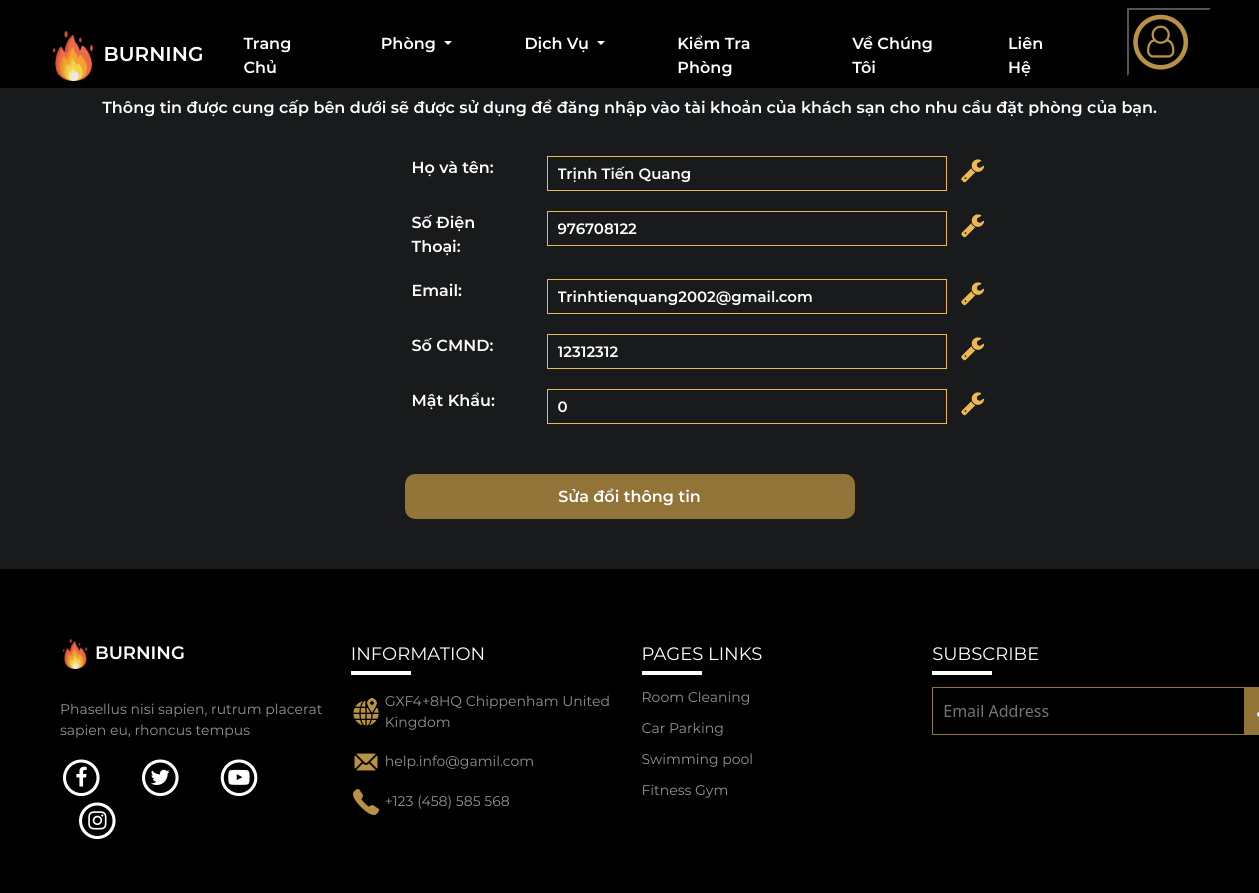
The app's page /logged/infor.php (signed in), older data.
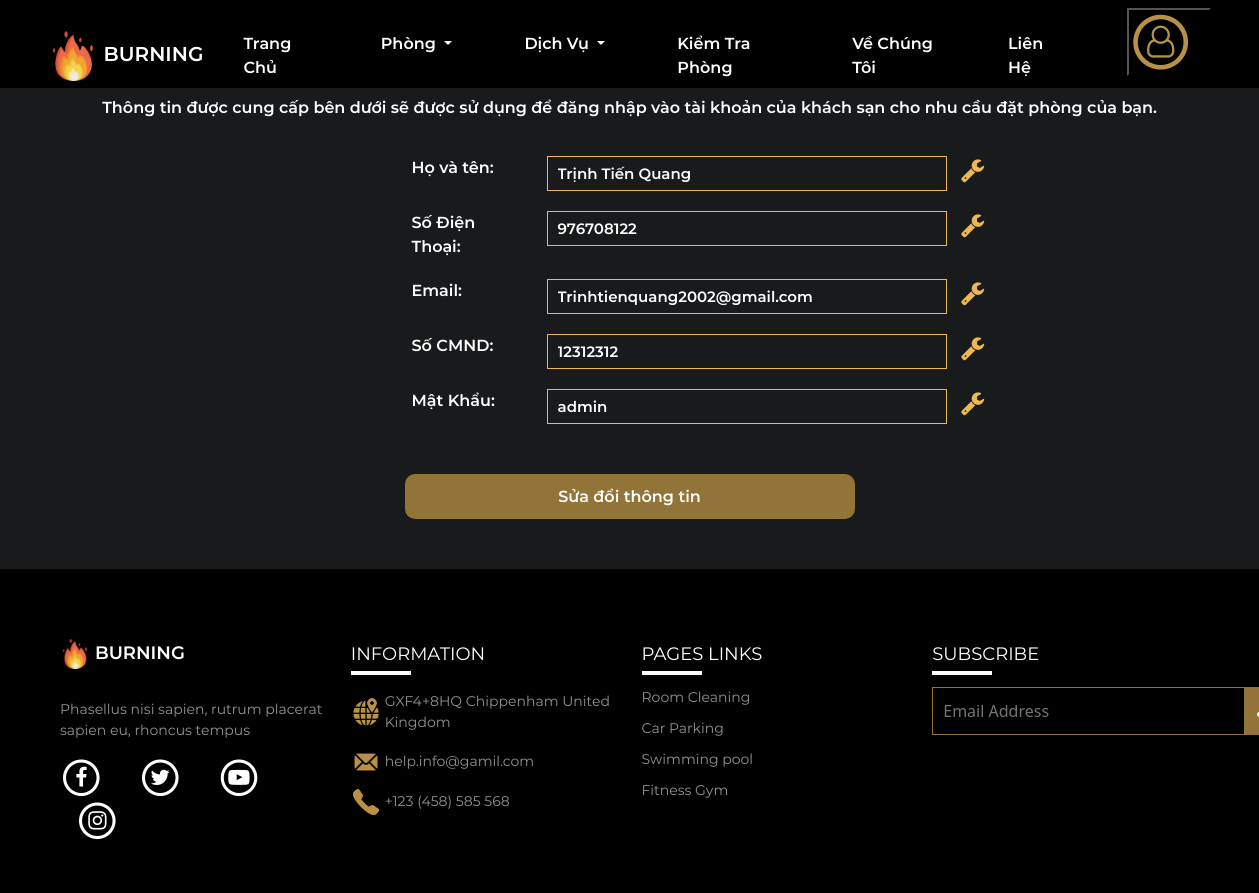
The same page, newer data.
### tables this page shows
CREATE TABLE `quanlytaikhoan` (
  `ID` int(100) NOT NULL,
  `HoTen` varchar(100) NOT NULL,
  `SDT` int(12) NOT NULL,
  `Email` varchar(50) NOT NULL,
  `CMND` int(12) NOT NULL,
  `PassWord` varchar(50) NOT NULL
);

### logged/infor.php (the view, shortened to what this page needs)
<!DOCTYPE html>
<html lang="en">
<head>
    <link rel="stylesheet" href="https://cdnjs.cloudflare.com/ajax/libs/font-awesome/4.7.0/css/font-awesome.min.css">
    <link rel="stylesheet" href="../common/bootstrap-5.2.2-dist/css/bootstrap.min.css?v=<?php echo time(); ?>">
    <link rel="stylesheet" href="../css/infor.css?v=<?php echo time(); ?>">
    <link rel="stylesheet" href="../css/style.css">
</head>
<body>
<?php
    include('header.php');
?>
<?php
    if(isset($_POST['btn'])){
        $con = mysqli_connect("localhost","root","admin","burninghotel");
               if(!$con){
                   die("Kết nối không thành công");
               }
               $sql = "SELECT * From quanlytaikhoan where SDT='".$_SESSION['sdt']."'";
               $result = mysqli_query($con, $sql);
               if(mysqli_num_rows($result) > 0){
                  while($row = mysqli_fetch_array($result)){
                      $ten=$row['HoTen'];
                      $sdt=$row['SDT'];
                      $email=$row['Email'];
                      $cmnd=$row['CMND'];
                      $pass=$row['PassWord'];
                  }
                }
        ?>
        <section id="infor">
        <div class="container">
            <h1 class="text-center">Thông Tin Cá Nhân</h1>
            <p class="text-center">Thông tin được cung cấp bên dưới sẽ được sử dụng để đăng nhập vào tài khoản của khách sạn cho nhu cầu đặt phòng của bạn.</p>
            <form action="" method="POST">
                <div class="row">
                <div class="col-5">
                    <label for="">Họ và tên: </label>
                </div>
                <div class="col-7">
                    <input type="text" name="ten" id="" value="<?php echo $ten;?>" >
                    <i class="fa fa-wrench" style="color: #EBB853; font-size: 25px; margin-left: 10px;"></i>
                </div>
                <div class="col-5">
                    <label for="">Số Điện Thoại: </label>
                </div>
                <div class="col-7">
                    <input type="text" name="sdt" id="" value="<?php echo $sdt;?>" >
                    <i class="fa fa-wrench" style="color: #EBB853; font-size: 25px; margin-left: 10px;"></i>
                </div>
                <div class="col-5">
                    <label for="">Email: </label>
                </div>
                <div class="col-7">
                    <input type="text" name="email" id="" value="<?php echo $email?>">
                    <i class="fa fa-wrench" style="color: #EBB853; font-size: 25px; margin-left: 10px;"></i>
                </div>
                <div class="col-5">
                    <label for="">Số CMND: </label>
                </div>
                <div class="col-7">
                    <input type="text" name="cmnd" id="" value="<?php echo $cmnd?>" >
                    <i class="fa fa-wrench" style="color: #EBB853; font-size: 25px; margin-left: 10px;"></i>
                </div>
                <div class="col-5">
                    <label for="">Mật Khẩu: </label>
                </div>
                <div class="col-7">
                    <input type="text" name="pass" id="" value="<?php echo $pass?>" >
                    <i class="fa fa-wrench" style="color: #EBB853; font-size: 25px; margin-left: 10px;"></i>
                </div>
            </div>
            <div class="confirm d-flex">
                <button type="submit" name="submit1"> Xác Nhận Thông Tin </button>
            </div>
            </form>
            </div>
   </section>
        <?php
        }
      else{
                $con = mysqli_connect("localhost","root","admin","burninghotel");
                $sql = "SELECT * From quanlytaikhoan where SDT='".$_SESSION['sdt']."'";
                $result = mysqli_query($con, $sql);
                if(mysqli_num_rows($result) > 0){
                    while($row = mysqli_fetch_array($result)){
                        $ten=$row['HoTen'];
                        $sdt=$row['SDT'];
                        $email=$row['Email'];
                        $cmnd=$row['CMND'];
                        $pass=$row['PassWord'];
                    }
               }
              ?>
    <section id="infor">
        <div class="container">
            <h1 class="text-center">Thông Tin Cá Nhân</h1>
            <p class="text-center">Thông tin được cung cấp bên dưới sẽ được sử dụng để đăng nhập vào tài khoản của khách sạn cho nhu cầu đặt phòng của bạn.</p>
            <form action="" method="POST">
                <div class="row">
                <div class="col-5">
                    <label for="">Họ và tên: </label>
                </div>
                <div class="col-7">
                    <input type="text" name="ten" id="" value="<?php echo $ten;?>" disabled>
                    <i class="fa fa-wrench" style="color: #EBB853; font-size: 25px; margin-left: 10px;"></i>
                </div>
                <div class="col-5">
                    <label for="">Số Điện Thoại: </label>
                </div>
                <div class="col-7">
                    <input type="text" name="sdt" id="" value="<?php echo $sdt;?>" disabled>
                    <i class="fa fa-wrench" style="color: #EBB853; font-size: 25px; margin-left: 10px;"></i>
                </div>
                <div class="col-5">
                    <label for="">Email: </label>
                </div>
                <div class="col-7">
                    <input type="text" name="email" id="" value="<?php echo $email?>" disabled>
                    <i class="fa fa-wrench" style="color: #EBB853; font-size: 25px; margin-left: 10px;"></i>
                </div>
                <div class="col-5">
                    <label for="">Số CMND: </label>
                </div>
                <div class="col-7">
                    <input type="text" name="cmnd" id="" value="<?php echo $cmnd?>" disabled>
                    <i class="fa fa-wrench" style="color: #EBB853; font-size: 25px; margin-left: 10px;"></i>
                </div>
                <div class="col-5">
                    <label for="">Mật Khẩu: </label>
                </div>
                <div class="col-7">
                    <input type="text" name="pass" id="" value="<?php echo $pass?>" disabled>
                    <i class="fa fa-wrench" style="color: #EBB853; font-size: 25px; margin-left: 10px;"></i>
                </div>
            </div>
            <div class="confirm d-flex">
                <button type="submit" name="btn"> Sửa đổi thông tin  </button>
            </div>
            </form>
        </div>
    </section>
    <?php
    }
      include('footer.php');
    ?>
</body>
</html>

### logged/header.php (shortened to what this page needs)
<!DOCTYPE html>
<html lang="en">
<head>
    <link rel="stylesheet" href="../css/style.css">
    <link rel="stylesheet" href="https://cdnjs.cloudflare.com/ajax/libs/font-awesome/4.7.0/css/font-awesome.min.css">
    <link rel="stylesheet" href="../common/bootstrap-5.2.2-dist/css/bootstrap.min.css">
</head>
<body>
    <header id="menu">
        <div class="menu-nav">
            <nav class="navbar navbar-expand-lg">
                <div class="container-fluid px-5">
                    <a class="navbar-brand" href="./index1.php"><img src="../img/logoBurning.png" alt="BurningLogo" class="logo">
                        BURNING</a>
                    <div class="sub-nav collapse navbar-collapse flex-row-reverse" id="navbarSupportedContent">
                        <ul class="navbar-nav mb-2 mb-lg-0">
                            <li class="nav-item p-3 me-4">
                                <a class="a nav-link active" aria-current="page" href="./index1.php">Trang Chủ</a>
                            </li>
                            <li class="nav-item dropdown p-3 me-4">
                              <a class="nav-link dropdown-toggle" href="./allroom.php" role="button" data-bs-toggle="dropdown" aria-expanded="false">
                                Phòng
                              </a>
                            </li>
                            <li class="nav-item dropdown p-3 me-4">
                              <a class="nav-link dropdown-toggle" href="./service.php" role="button" data-bs-toggle="dropdown" aria-expanded="false">
                                Dịch Vụ
                              </a>
                            </li>
                            <li class="nav-item p-3 me-4">
                                <a class="nav-link" href="./roomcheck.php">Kiểm Tra Phòng</a>
                            </li>
                            <li class="nav-item p-3 me-4">
                              <a class="nav-link" href="./page.php">Về Chúng Tôi</a>
                          </li>
                            <li class="nav-item p-3 me-4">
                                <a class="nav-link" href="./contact.php">Liên Hệ</a>
                            </li>
                            <li class="nav-item ms-4">
                                <div class="dropdown">
                                    <button class="btn-secondary dropdown-toggle" type="button" data-bs-toggle="dropdown" aria-expanded="false">
                                        <span class="fa-stack fa-2x">
                                            <i class="fa fa-circle-thin fa-stack-2x" style="color: #B89146;"></i>
                                            <i class="fa fa-user-o fa-stack-1x" style="color: #B89146;"></i>
                                        </span>
                                    </button>
                                </div>
                            </li>
                        </ul>
                    </div>
                </div>
            </nav>
        </div>
      </header>
</body>
</html>

### logged/footer.php (shortened to what this page needs)
<!DOCTYPE html>
<html lang="en">
<head>
    <link rel="stylesheet" href="../css/style.css?v=<?php echo time(); ?>" type='text/css'>
    <link rel="stylesheet" href="https://cdnjs.cloudflare.com/ajax/libs/font-awesome/4.7.0/css/font-awesome.min.css">
    <link rel="stylesheet" href="../common/bootstrap-5.2.2-dist/css/bootstrap.min.css">
</head>
<body>
    <section id="footer">
        <div class="container-fluid">
          <div class="row">
            <div class="col-3">
                <a class="navbar-brand" href="#"><img src="../img/logoBurning.png" alt="BurningLogo" class="logo"> BURNING</a>
                <p>Phasellus nisi sapien, rutrum placerat sapien eu, rhoncus tempus</p>
                <div class="contact">
                    <span class="fa-stack fa-lg me-3 ">
                        <i class="fa fa-circle-thin fa-stack-2x"></i>
                        <i class="fa fa-facebook-f fa-stack-1x"></i>
                    </span>
                    <span class="fa-stack fa-lg mx-3">
                        <i class="fa fa-circle-thin fa-stack-2x"></i>
                        <i class="fa fa-twitter fa-stack-1x"></i>
                    </span>
                    <span class="fa-stack fa-lg mx-3">
                        <i class="fa fa-circle-thin fa-stack-2x"></i>
                        <i class=" fa fa-youtube-play fa-stack-1x"></i>
                    </span>
                    <span class="fa-stack fa-lg ms-3">
                        <i class="fa fa-circle-thin fa-stack-2x"></i>
                        <i class="fa fa-instagram fa-stack-1x"></i>
                    </span>
                </div>
            </div>
            <div class="col-3">
              <h5>INFORMATION</h5>
              <ul>
                <li>
                    <div class="img">
                        <img src="../img/trangchu1/icon-location.png" alt="" class="logo">
                    </div>
                     <p class="my-0 p-1">GXF4+8HQ Chippenham United Kingdom</p>
                </li>
                <li>
                    <div class="img">
                        <img src="../img/trangchu1/icon-mail.png" alt="" class="logo">
                    </div>
                     <p class="my-0 p-1">help.info@gamil.com</p>
                </li>
                <li>
                    <div class="img">
                        <img src="../img/trangchu1/icon-phone.png" alt="" class="logo">
                    </div>
                     <p class="my-0 p-1">+123 (458) 585 568</p>
                </li>
              </ul>
            </div>
            <div class="col-3">
              <h5>PAGES LINKS</h5>
              <ul>
                <li><a href="#">Room Cleaning</a></li>
                <li><a href="#">Car Parking</a></li>
                <li><a href="#">Swimming pool</a></li>
                <li><a href="./fitness.html">Fitness Gym</a></li>
              </ul>
            </div>
            <div class="col-3">
                <h5>SUBSCRIBE</h5>
                <div class="Send">
                    <input type="email" name="" id="" placeholder="Email Address"> <button><img src="../img/trangchu1/icon-send.png" alt="" class="logo"></button>
                </div>
              </div>
          </div>
        </div>
      </section>
</body>
</html>

### css/infor.css (style rules this page uses)
#infor { background-color: #181A1B; color: white; font-family: Montserrat-SemiBold; margin-top: 40px; }
#infor label { padding-left: 340px; margin-top: 20px; }
#infor input { border: 1px solid #EBB853; background-color: transparent; width: 400px; height: 35px; margin-top: 20px; color: white; padding: 10px; font-size: 15px; }
#infor button { background-color: #937438; border: none; width: 450px; height: 45px; border-radius: 10px; color: white; margin: 50px auto; }

### css/style.css (style rules this page uses)
html, body { margin: 0; padding: 0; }
* { box-sizing: border-box; margin: 0; padding: 0; outline: none; }
#menu { position: fixed; z-index: 2; top: 0; left: 0; right: 0; }
a { text-decoration: none; }
li { list-style-type: none; }
#menu { background-color: black; height: 88px; }
#menu .logo { height: 50px; width: 50px; }
#menu .navbar-brand { color: white; font-family: Montserrat-SemiBold; font-size: 20px; }
#menu .sub-nav li a { font-family: Montserrat-SemiBold; font-size: 16px; color: white; }
.menu-nav { margin: 0 auto; }
#menu .dropdown button { background-color: black; }
#footer { background-color: black; color: #fff; padding: 70px 48px 50px; }
#footer .logo { height: 30px; width: 30px; }
#footer .contact { justify-content: space-between; }
#footer .navbar-brand { color: white; font-family: Montserrat-SemiBold; font-size: 18px; }
#footer p { margin-top: 30px; width: 275px; font-family: Montserrat-Regular; font-size: 14px; color: #939393; }
#footer h5 { position: relative; font-size: 18px; font-family: Montserrat-Regular; padding: 5px 0px; margin-bottom: 16px; }
#footer h5::before { position: absolute; content: ''; top: 100%; left: 0; width: 60px; height: 1px; border: 2px solid #fff; }
#footer ul { color: #fff; padding: 0; }
#footer li { padding-bottom: 10px; width: 275px; display: flex; }
#footer li .img { display: flex; align-items: center; }
#footer li a { color: #939393; font-size: 14px; font-family: Montserrat-Regular; text-decoration: none; }
#footer .Send { display: flex; }
#footer .Send input { border: 1px solid #937438; background-color: black; padding: 10px 70px 10px 10px; color: #fff; }
#footer .Send button { padding: 9px; background-color: #937438; border: none; }

Row changes from the older to the newer data that the page shows:
changed quanlytaikhoan "Trịnh Tiến Quang": pass "0" → "admin"
